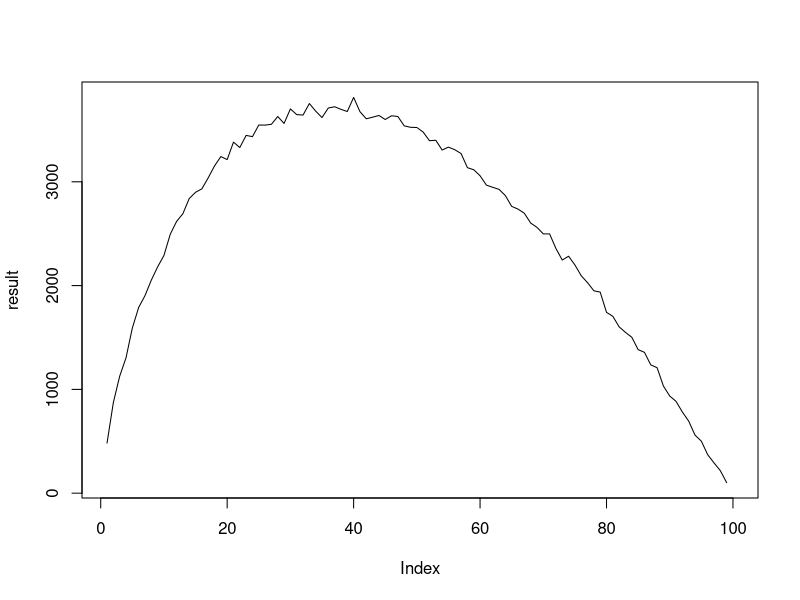
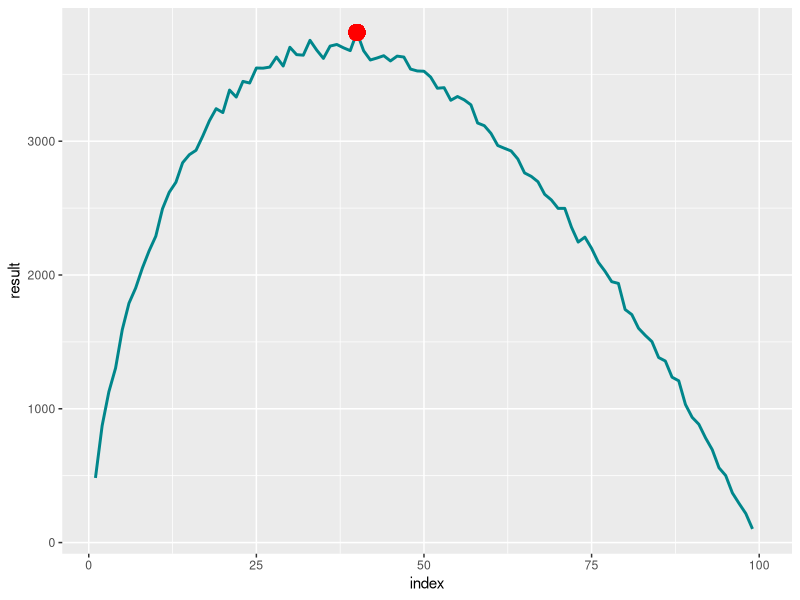
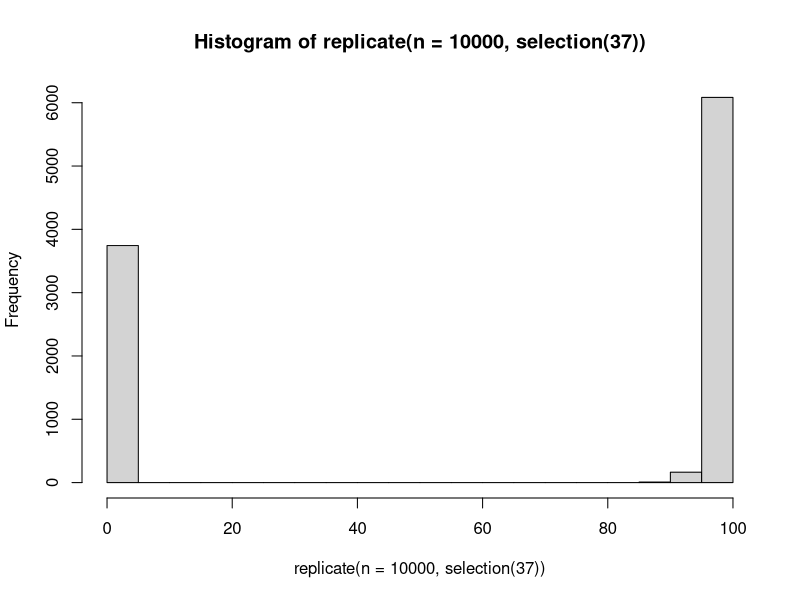
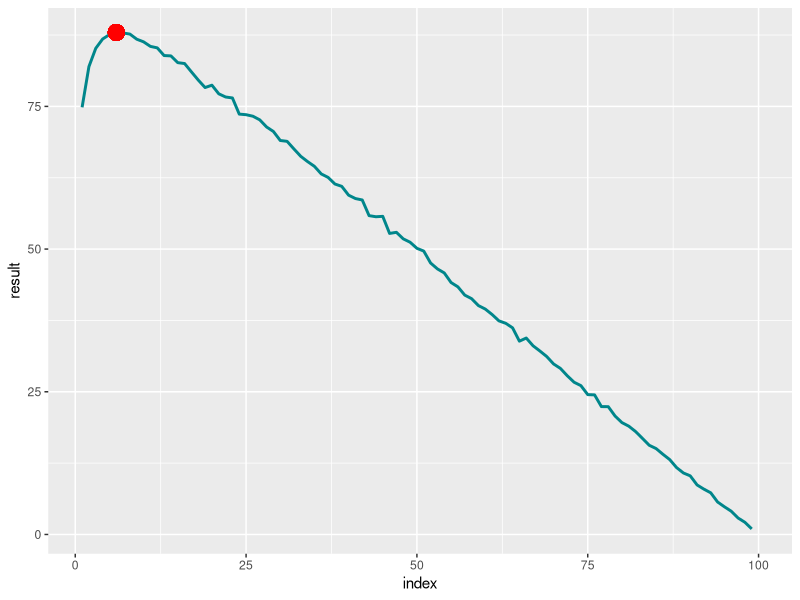
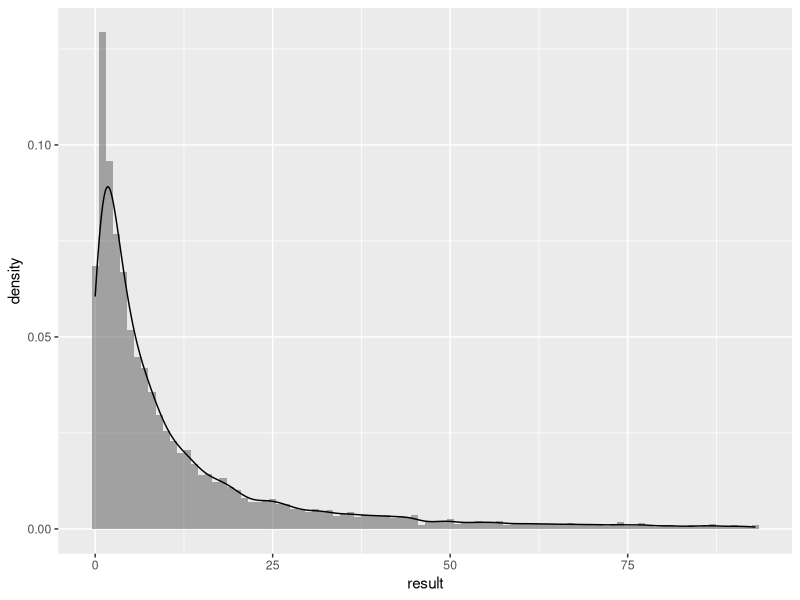

Reproduce these figures in R, in order.
# 你应该相几次亲才能找到靠谱对象？
# http://xccds1977.blogspot.com/2012/03/blog-post_11.html

selection <- function(n) {
  raw.data <- sample(1:100,100)
  first.group <- raw.data[1:n]
  second.group <- raw.data[(n+1):100]
  first.max <- max(first.group)
  morethan.first <- second.group > first.max
  my.select <- ifelse(any(morethan.first) == TRUE, 
                      second.group[morethan.first][1],0)
  return(my.select)
}


data <- matrix(rep(0,10000*100),ncol=100)
result <- rep(0,100)
for (i in 1:100) {
  temp <- replicate(n=10000,selection(i))
  data[ ,i] <- temp
  result[i] <- sum(data[,i] == 100)
}
which.max(result)
plot(result,type='l')
library(ggplot2)
index <- 1:100
p <- ggplot(data=data.frame(index,result),aes(index,result))
p+geom_line(size=1, colour='turquoise4') + 
  geom_point(aes(x = which.max(result),y=result[which.max(result)]),colour=alpha('red',0.5),size=5) 

hist(replicate(n=10000,selection(37)))
table(replicate(n=10000,selection(7)))


result <- rep(0,100)
for (i in 1:100) {
  result[i] <- mean(replicate(n=10000,selection(i)))
}
p <- ggplot(data=data.frame(index,result),aes(index,result))
p+geom_line(size=1, colour='turquoise4') + 
  geom_point(aes(x = which.max(result),y=result[which.max(result)]),colour=alpha('red',0.5),size=5)
which.max(result)


howmany <- function(n) {
  raw.data <- sample(1:100,100)
  first.group <- raw.data[1:n]
  second.group <- raw.data[(n+1):100]
  first.max <- max(first.group)
  morethan.first <- second.group > first.max
  which.select <- ifelse(any(morethan.first) == TRUE, 
                      which(morethan.first==T)[1],0)
  return(which.select)
} 

result<- replicate(n=10000,howmany(7))
length(result[result>0 & result <10])/10000
length(result[result>0 & result <30])/10000

p <- ggplot(data=data.frame(result),aes(result))
p + geom_histogram(binwidth=1,position = 'identity',
    alpha=0.5,
    aes(y = ..density..,))+
stat_density(geom = 'line')